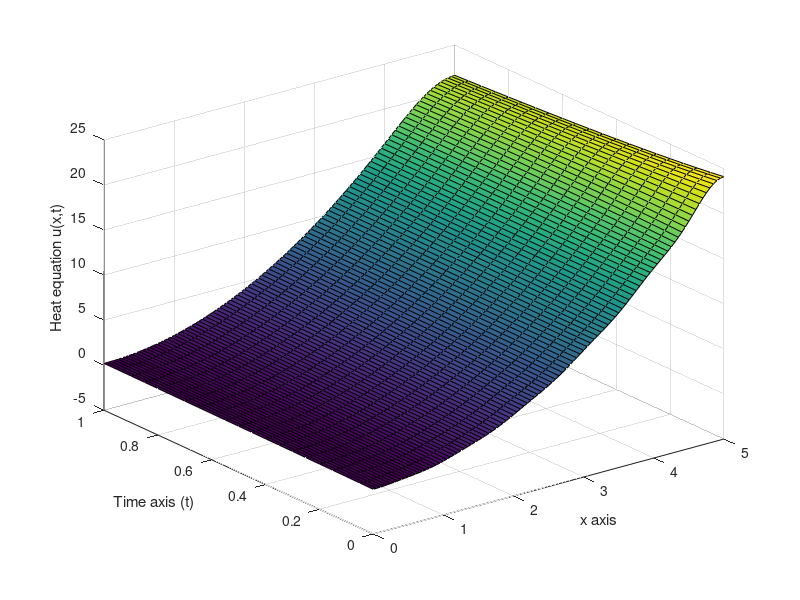

The MATLAB source for this figure:
clear all

t = 0:0.05:1;
x = 0:0.05:5;
[X,T] = meshgrid(x,t);
N = 10;
S = 0;
for n = 1:N+1
    
   S = S + (-1)^n/n^2 * exp(-n^2*pi^2*T/250) .* cos(n*pi*X/5); 
    
end

u = 25/3 + 100/pi^2 * S;

surf(X,T,u)
xlabel('x axis')
ylabel('Time axis (t)')
zlabel('Heat equation u(x,t)')